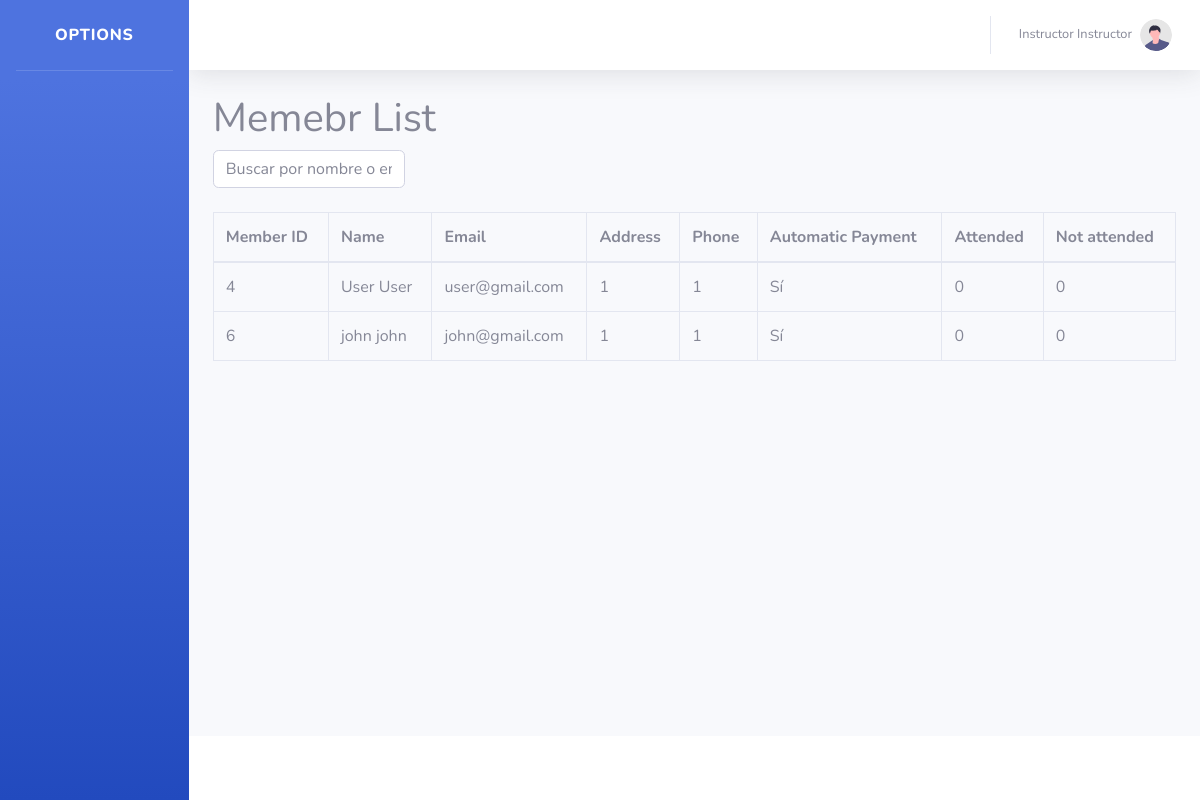
Page /app/miembros.php (signed in) on the committed database.
### tables this page shows
CREATE TABLE `gym_users` (
  `id_user` int(11) NOT NULL,
  `email` varchar(100) NOT NULL,
  `password` varchar(100) NOT NULL,
  `nombres` varchar(100) NOT NULL,
  `apellidos` varchar(100) NOT NULL,
  `creation_date` timestamp NOT NULL DEFAULT current_timestamp(),
  `id_gym` int(11) NOT NULL,
  `id_role` int(11) NOT NULL
);

CREATE TABLE `gym_members` (
  `id_member` int(11) NOT NULL,
  `direccion` varchar(100) NOT NULL,
  `membership_plan` int(11) NOT NULL,
  `phone` varchar(10) DEFAULT NULL,
  `ntarjeta` int(16) NOT NULL,
  `fvencimiento` varchar(6) NOT NULL,
  `cvv` int(3) NOT NULL,
  `cobroautomatico` tinyint(1) NOT NULL,
  `assistance` int(11) DEFAULT 0,
  `absences` int(11) DEFAULT 0,
  `id_user` int(11) NOT NULL
);

### app/miembros.php (the view, shortened to what this page needs)
<?php
include 'config.php';
$stmt = $pdo->prepare("
    SELECT
        m.id_member,
        u.email,
        u.nombres,
        u.apellidos,
        m.direccion,
        m.phone,
        m.ntarjeta,
        m.fvencimiento,
        m.cvv,
        m.cobroautomatico,
        m.assistance,
        m.absences
    FROM
        gym_members m
    INNER JOIN gym_users u ON m.id_user = u.id_user
    INNER JOIN gym_roles r ON u.id_role = r.id_role
    WHERE
        r.role_name = 'User'
");
$stmt->execute();
$members = $stmt->fetchAll(PDO::FETCH_ASSOC);
?>
<?php include 'header.php'; ?>
<div class="container-fluid">
    <div class="content-header">
        <h1>Memebr List</h1>
        <input type="text" class="form-control" id="searchInput" placeholder="Buscar por nombre o email" style="width:20%;">
        <br>
    </div>
    <div class="content">
        <table class="table table-bordered" id="membersTable">
            <thead>
                <tr>
                    <th>Member ID</th>
                    <th>Name</th>
                    <th>Email</th>
                    <th>Address</th>
                    <th>Phone</th>
                    <th>Automatic Payment</th>
                    <th>Attended</th>
                    <th>Not attended</th>
                </tr>
            </thead>
            <tbody>
                <?php foreach ($members as $member): ?>
                    <tr>
                        <td><?php echo $member['id_member']; ?></td>
                        <td><?php echo $member['nombres'] . ' ' . $member['apellidos']; ?></td>
                        <td><?php echo $member['email']; ?></td>
                        <td><?php echo $member['direccion']; ?></td>
                        <td><?php echo $member['phone']; ?></td>
                        <td><?php echo $member['cobroautomatico'] ? 'Sí' : 'No'; ?></td>
                        <td><?php echo $member['assistance']; ?></td>
                        <td><?php echo $member['absences']; ?></td>
                    </tr>
                <?php endforeach; ?>
            </tbody>
        </table>
    </div>
</div>
<?php include 'footer.php'; ?>

### app/header.php (shortened to what this page needs)
<?php
$user_id = $_SESSION['user_id'];
$stmt = $pdo->prepare("SELECT nombres, apellidos FROM gym_users WHERE id_user = ?");
$stmt->execute([$user_id]);
$user = $stmt->fetch(PDO::FETCH_ASSOC);
?>
<!DOCTYPE html>
<html lang="en">
<head>
    <link href="vendor/fontawesome-free/css/all.min.css" rel="stylesheet" type="text/css">
    <link href="css/sb-admin-2.min.css" rel="stylesheet">
</head>
<body id="page-top">
    <div id="wrapper">
        <ul class="navbar-nav bg-gradient-primary sidebar sidebar-dark accordion" id="accordionSidebar">
        <a class="sidebar-brand d-flex align-items-center justify-content-center" href="index.php">
            <div class="sidebar-brand-text mx-3">Options</div>
        </a>
        <hr class="sidebar-divider">
        </ul>
        <div id="content-wrapper" class="d-flex flex-column">
            <div id="content">
                <nav class="navbar navbar-expand navbar-light bg-white topbar mb-4 static-top shadow">
                    <ul class="navbar-nav ml-auto">
                        <li class="nav-item dropdown no-arrow">
                            <a class="nav-link dropdown-toggle" href="#" id="userDropdown" role="button"
                                data-toggle="dropdown" aria-haspopup="true" aria-expanded="false">
                                <span class="mr-2 d-none d-lg-inline text-gray-600 small">
                                    <?php echo htmlspecialchars($user['nombres'] . ' ' . $user['apellidos']); ?>
                                </span>
                                <img class="img-profile rounded-circle"
                                    src="img/undraw_profile.svg">
                            </a>
                        </li>
                    </ul>
                </nav>

### rows in the picture
gym_users: nombres+apellidos "Instructor Instructor"
gym_members: id_member "4", id_user.nombres "User", id_user.apellidos "User", id_user.email "user@gmail.com", direccion "1", phone "1", cobroautomatico "Sí", assistance "0", absences "0"
gym_members: id_member "6", id_user.nombres "john", id_user.apellidos "john", id_user.email "john@gmail.com", direccion "1", phone "1", cobroautomatico "Sí", assistance "0", absences "0"
